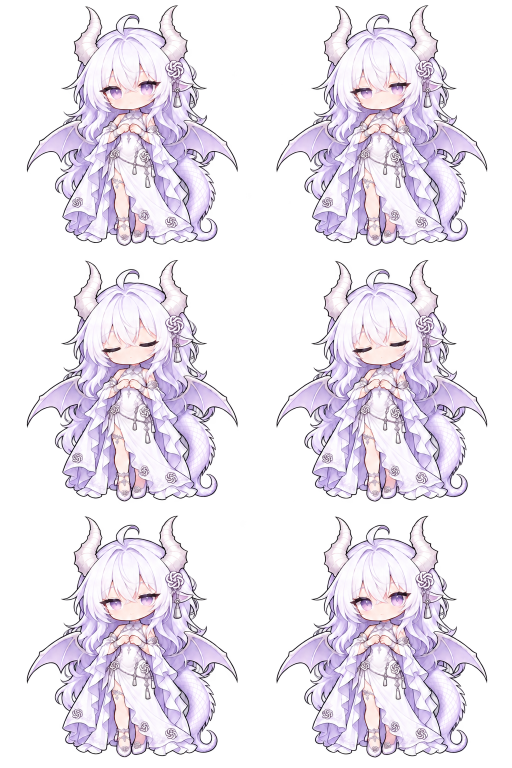
#> input picture assets/character/animations/sources/v3/Blink.png, 1024 x 1536 px, given in place of Stretch.png, which was not available (shown at 1/2 size)
$ python import-animation-frames-v3.py
#> lines starting #> are read from the running program, lines starting #| are printed output that depends on the picture
"""Export complete, registered character drawings from the v3 pose sheets.

Every output PNG contains exactly one full source pose. Never paste pieces of
the idle drawing over an action drawing: that makes wings/hair/tail appear to
belong to a second character.
"""

from __future__ import annotations

import argparse
from collections import deque
from pathlib import Path

import numpy as np
from PIL import Image


ROOT = Path(__file__).resolve().parents[1]
ANIMATIONS = ROOT / "assets/character/animations"
SOURCES = ANIMATIONS / "sources/v3"
SIZE = 512
SCALE = 0.96
FOOT_Y = 495

CLIPS = ["Blink", "Greet", "Pet", "Feed", "Cuddle", "Hop", "Dance",
         "Stretch", "LookAround", "Hover", "Land", "Wake", "Celebrate",
         "Tail", "Sleep"]

# Cells touching a sheet cut line are intentionally absent. Each selected
# cell is a complete drawing, including both wings and the whole tail.
SOURCE_FRAMES = {
    "Blink": [0, 0, 2, 2, 4, 0],
    "Greet": [0, 1, 2, 3, 4, 0],
    "Pet": [0, 1, 2, 3, 4, 0],
    # Alternate sheet columns have incompatible wing silhouettes. Keep the
    # same-column poses for these actions so the body does not rock sideways.
    "Feed": [0, 0, 2, 2, 2, 0],
    "Cuddle": [0, 1, 2, 3, 4, 0],
    "Dance": [0, 1, 2, 3, 4, 0],
    "Stretch": [0, 0, 2, 2, 2, 0],
    "LookAround": [0, 1, 2, 3, 1, 0],
    "Hover": [0, 1, 3, 3],
    "Land": [1, 1, 1, 1, 1, 1],
    "Wake": [0, 1, 2, 3, 1, 0],
    "Celebrate": [0, 1, -1, -1, 1, 0],
    "Tail": [0, 2, 3, 4, 5, 0],
    "Sleep": [0, 1, 2, 3, 1, 0],
}


def cell(sheet: Image.Image, index: int) -> Image.Image:
    x, y = index % 2 * SIZE, index // 2 * SIZE
    return sheet.crop((x, y, x + SIZE, y + SIZE))


def load_sheet(name: str) -> Image.Image:
#> called with name = 'Stretch'
    path = SOURCES / f"{name}.png"
    sheet = Image.open(path).convert("RGBA")
#> sheet is the input picture: PIL image 1024x1536 RGBA; mean R, G, B, A 160, 150.9, 165.7, 115
    if sheet.size != (1024, 1536):
        raise ValueError(f"{path}: expected 1024x1536, got {sheet.size}")
    return sheet


# [84 lines left out: functions foot_bottom, translate, remove_detached_fragments, prepare, celebration_open_pose, sleep_curl_pose, not called in this run]


def main() -> None:
    parser = argparse.ArgumentParser()
    parser.add_argument("--output", type=Path, default=ANIMATIONS,
                        help="write complete PNG frames to this root")
    args = parser.parse_args()
    output = args.output.resolve()
    sheets = {name: load_sheet(name) for name in set(CLIPS) - {"Hover"}}
#> call 3 of load_sheet, with name = 'Greet'
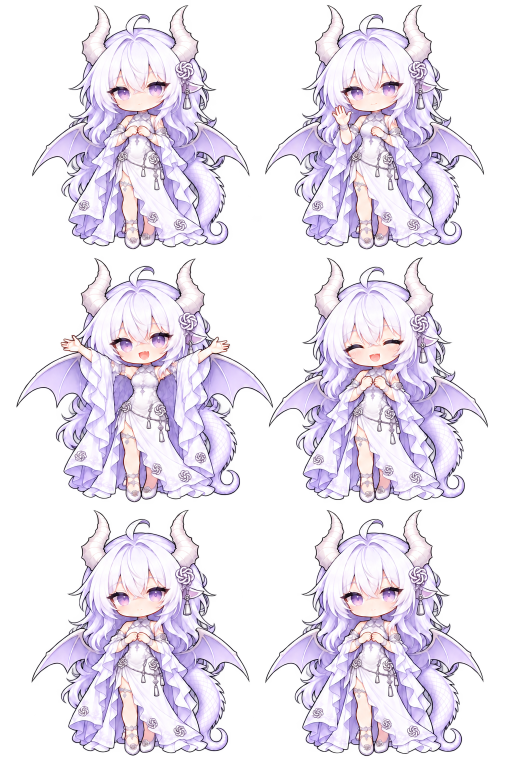
#> input picture assets/character/animations/sources/v3/Celebrate.png, 1024 x 1536 px, given in place of Greet.png, which was not available (shown at 1/2 size)
#> in load_sheet, sheet is the input picture: PIL image 1024x1536 RGBA; mean R, G, B, A 165.7, 156.5, 173.6, 122.8
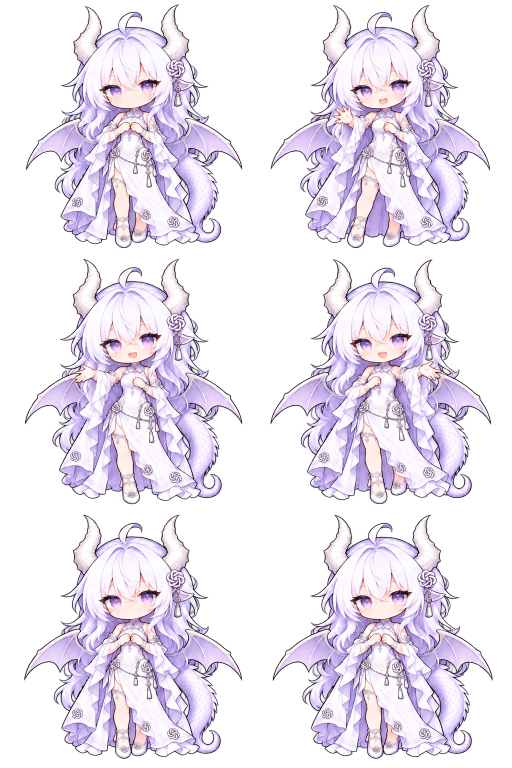
#> input picture assets/character/animations/sources/v3/Dance.png, 1024 x 1536 px (shown at 1/2 size)
#> in load_sheet, sheet is the input picture: PIL image 1024x1536 RGBA; mean R, G, B, A 164.5, 154.5, 172.5, 119.5
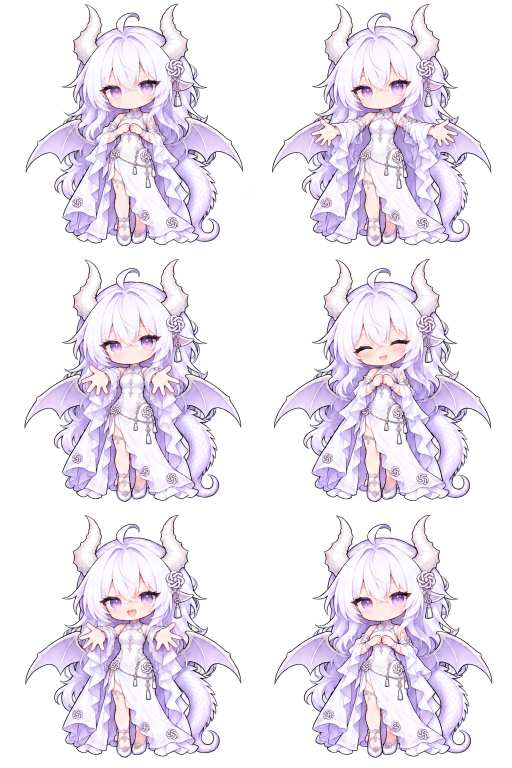
#> input picture assets/character/animations/sources/v3/Cuddle.png, 1024 x 1536 px (shown at 1/2 size)
#> in load_sheet, sheet is the input picture: PIL image 1024x1536 RGBA; mean R, G, B, A 167.3, 157.4, 174.1, 117.5
    neutral = prepare(cell(sheets["Greet"], 0), "Greet/0")
    sleep_pose = sleep_curl_pose()
    open_wings = celebration_open_pose()
    for name in CLIPS:
        directory = output / name
        directory.mkdir(parents=True, exist_ok=True)
        sheet = sheets["LookAround" if name == "Hover" else name]
        count = 6 if name == "Hop" else len(SOURCE_FRAMES[name])
        for index in range(count):
            if name == "Wake" and index == 0:
                result = sleep_pose.copy()
            elif name == "Wake" and index == 1:
                result = prepare(cell(sheets["Hop"], 1), "Wake/crouch")
            elif name == "Hover" and index == 0:
                result = neutral.copy()
            elif name == "Sleep":
                result = sleep_pose.copy()
            elif name == "Hop":
                if index in (0, 5):
                    result = neutral.copy()
                elif index in (2, 3):
                    result = translate(neutral, 0, -12)
                else:
                    result = prepare(cell(sheet, 1), f"{name}/1")
            elif name == "Celebrate" and index in (2, 3):
                result = open_wings.copy()
            elif name not in ("Sleep", "Hover") and index in (0, 5):
                result = neutral.copy()
            else:
                source_index = SOURCE_FRAMES[name][index]
                result = prepare(cell(sheet, source_index), f"{name}/{source_index}")
            result.save(directory / f"{index:02}.png")
        print(f"{name}: {count} whole-character PNGs")


if __name__ == "__main__":
#> (the run stopped early here; a loop or call above may not have finished)
